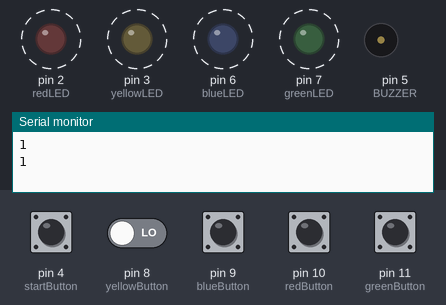
Simulated run of this sketch. Board: Arduino Uno, built with avr-gcc and run on an emulated ATmega328P. On the bench: output pins drawn as LEDs (lit = HIGH), buzzer (waves = sounding, pin HIGH), the last lines printed to the serial monitor. Dashed ring = blinking. The inputs (shaded band) are chosen by the test bench; at power-on: pin 4 (startButton), pin 8 (yellowButton), pin 9 (blueButton), pin 10 (redButton), pin 11 (greenButton) LOW.

Above: at 4.8 s.
4.9 s: pin 4 (startButton) pulled HIGH for 2.35 s
At 8.5 s:
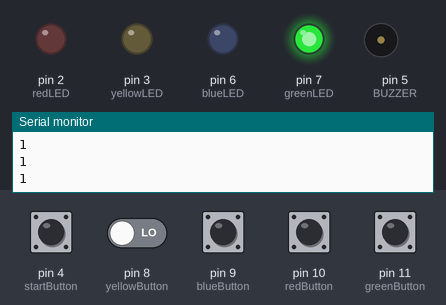
13.2 s: pin 4 (startButton) driven HIGH and pin 8 (yellowButton) driven HIGH
At 19.0 s:
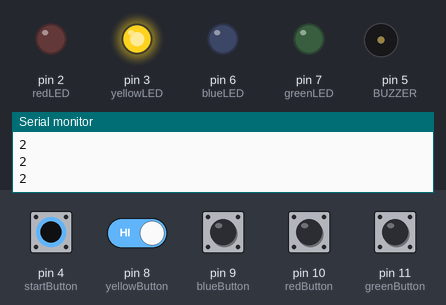
19.2 s: pin 8 (yellowButton) driven LOW
At 21.1 s:
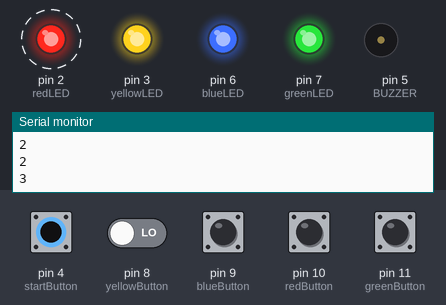
24.7 s: pin 8 (yellowButton) driven HIGH
Timing chart, 0 to 30.7 s (numbered marks = the images above; inputs shaded):
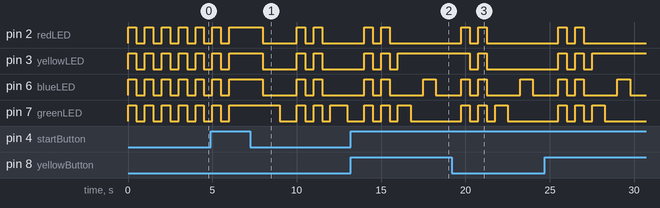

Measured:
- after the input at 13.2 s, pin 2 (redLED): goes on until 15.5 s, then stays LOW
- after the input at 19.2 s, pin 3 (yellowLED): goes on until 21.3 s, then stays LOW

The sketch:

Prototype4.ino
```cpp
//The buzzer code that im using is from the arduino examples
//I watch a tutorial about building a DIY simon says game
//Tutorial video #1 - https://www.youtube.com/watch?v=fB4h0hNWz2o
//Tutorial video #2 - https://www.youtube.com/watch?v=ksNbEuhO4fU
//Tutorial video #3 - https://www.youtube.com/watch?v=Tcp_6L80kY0
//Tutorial video #3's website where I got the example codes

#define BUZZER 5

int buttonValue1 = 0; //For reading the button assigned to Yellow LED
int buttonValue2 = 0; //For reading the button assigned to Blue LED
int buttonValue3 = 0; //For reading the button assigned to Red LED
int buttonValue4 = 0; //For reading the button assigned to Green LED
int buttonValue5 = 0; //For reading the button assigned to start the game

//Some the numbers are not in order for this one just because of
//the components in sensor kit.

//Declare the LED bulbs
const int greenLED = 7;
const int redLED = 2;
const int blueLED = 6;
const int yellowLED = 3;

//Declare the buttons
const int greenButton = 11;
const int redButton = 10;
const int blueButton = 9;
const int yellowButton = 8;
const int startButton = 4; //start button is the seonsor kit button.

int sequence =  1; //To keep count of whicch sequence is the game in

void setup() {
  pinMode(BUZZER, OUTPUT);

  // pinmode for the LED lights
  pinMode(greenLED, OUTPUT);
  pinMode(redLED, OUTPUT);
  pinMode(blueLED, OUTPUT);
  pinMode(yellowLED, OUTPUT);

  // pinmode for the buttons
  pinMode(greenButton, INPUT);
  pinMode(redButton, INPUT);
  pinMode(blueButton, INPUT);
  pinMode(yellowButton, INPUT);

  pinMode(startButton, INPUT);

  Serial.begin(9600);

}

void loop() {
  //To make void loop a bit more cleaner, i put them in their own functions
  startSequence();
  //buttonMenu();
}

void startSequence(){
  //Not sure if its necessary to define them in here but just in case.
  YELLOW_LED();
  BLUE_LED();
  RED_LED();
  GREEN_LED();

  //the buttonValue5 is the button on the sensor kit
  //check if the user started the game or not
  buttonValue5 = digitalRead(startButton);

  if (buttonValue5 == sequence){
    //Start
    digitalWrite(greenLED, HIGH);
    digitalWrite(yellowLED, HIGH);
    digitalWrite(redLED, HIGH);
    digitalWrite(blueLED, HIGH);
    delay(2000);

    //If i dont write the LOW value, the second sequence will start
    //while the other lights are still on.
    digitalWrite(greenLED, LOW);
    digitalWrite(yellowLED, LOW);
    digitalWrite(redLED, LOW);
    digitalWrite(blueLED, LOW);

    //To advance to the second sequence
    sequence++;
  }

  //Start of Sequence 2
  if (sequence == 2) {
    digitalWrite(greenLED, HIGH);
    delay(1000);
    digitalWrite(greenLED, LOW);
    delay(1000);
    Serial.println(sequence);
  }

  //Start of Sequence 3
  if (sequence == 3){
    digitalWrite(greenLED, HIGH);
    delay(750);
    digitalWrite(greenLED, LOW);
    delay(750);
    digitalWrite(blueLED, HIGH);
    delay(750);
    digitalWrite(blueLED, LOW);
    delay(1500);
    Serial.println(sequence);
  }

  //Start of Sequence 4
  if (sequence == 4){
    digitalWrite(greenLED, HIGH);
    delay(750);
    digitalWrite(greenLED, LOW);
    delay(750);
    digitalWrite(blueLED, HIGH);
    delay(750);
    digitalWrite(blueLED, LOW);
    delay(750);
    digitalWrite(yellowLED, HIGH);
    delay(750);
    digitalWrite(yellowLED, LOW);
    delay(1500);
  }

  else {
    //End
    digitalWrite(greenLED, HIGH);
    digitalWrite(yellowLED, HIGH);
    digitalWrite(redLED, HIGH);
    digitalWrite(blueLED, HIGH);
    delay(500);

    digitalWrite(greenLED, LOW);
    digitalWrite(yellowLED, LOW);
    digitalWrite(redLED, LOW);
    digitalWrite(blueLED, LOW);
    delay(500);

    digitalWrite(greenLED, HIGH);
    digitalWrite(yellowLED, HIGH);
    digitalWrite(redLED, HIGH);
    digitalWrite(blueLED, HIGH);
    delay(500);

    digitalWrite(greenLED, LOW);
    digitalWrite(yellowLED, LOW);
    digitalWrite(redLED, LOW);
    digitalWrite(blueLED, LOW);
    delay(500);

    Serial.println(sequence);
  }
}

void YELLOW_LED(){
  buttonValue1 = digitalRead(yellowButton);

  if(buttonValue1 != 0){
    digitalWrite(yellowLED, HIGH);
    sequence++; //This is where i add the sequence to advance the game
  } else {
    digitalWrite(yellowLED, LOW);

  }
}

void BLUE_LED(){
  buttonValue2 = digitalRead(blueButton);

  if(buttonValue2 != 0){
    digitalWrite(blueLED, HIGH);
    sequence++; //This is where i add the sequence to advance the game
  } else {
    digitalWrite(blueLED, LOW);
  }
}

void RED_LED(){
  buttonValue3 = digitalRead(redButton);

  if(buttonValue3 != 0){
    digitalWrite(redLED, HIGH);
    sequence++; //This is where i add the sequence to advance the game
  } else {
    digitalWrite(redLED, LOW);
  }
}

void GREEN_LED(){
  buttonValue4 = digitalRead(greenButton);

  if(buttonValue4 != 0){
    digitalWrite(greenLED, HIGH);
    sequence++; //This is where i add the sequence to advance the game
  } else {
    digitalWrite(greenLED, LOW);
  }
}

//Early editions of the button light functions

//void buttonMenu(){
//    buttonValue1 = digitalRead(yellowButton);
//
//  if(buttonValue1 != 0){
//    digitalWrite(yellowLED, HIGH);
//    Serial.println("Yellow is ON ++++");
//  } else {
//    digitalWrite(yellowLED, LOW);
//    Serial.println("Yellow is OFF ----");
//  }
//
//  buttonValue2 = digitalRead(blueButton);
//
//  if(buttonValue2 != 0){
//    digitalWrite(blueLED, HIGH);
//    Serial.println("Blue is ON ++++");
//  } else {
//    digitalWrite(blueLED, LOW);
//    Serial.println("Blue is OFF ----");
//  }
//
//  buttonValue3 = digitalRead(redButton);
//
//  if(buttonValue3 != 0){
//    digitalWrite(redLED, HIGH);
//    Serial.println("Red is ON ++++");
//  } else {
//    digitalWrite(redLED, LOW);
//    Serial.println("Red is OFF ----");
//  }
//
//  buttonValue4 = digitalRead(greenButton);
//
//  if(buttonValue4 != 0){
//    digitalWrite(greenLED, HIGH);
//    Serial.println("Green is ON ++++");
//  } else {
//    digitalWrite(greenLED, LOW);
//    Serial.println("Green is OFF ----");
//  }
//}
```
